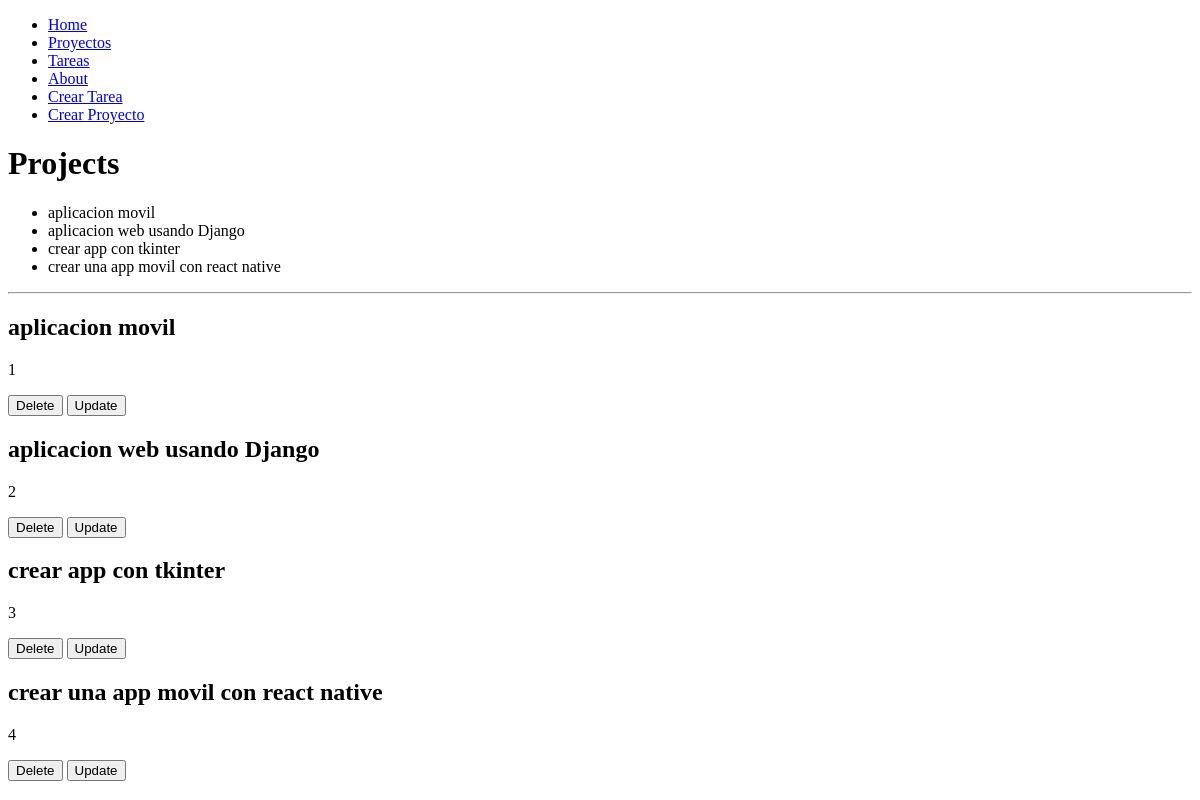
The app's page /myapp/projects/, older data.
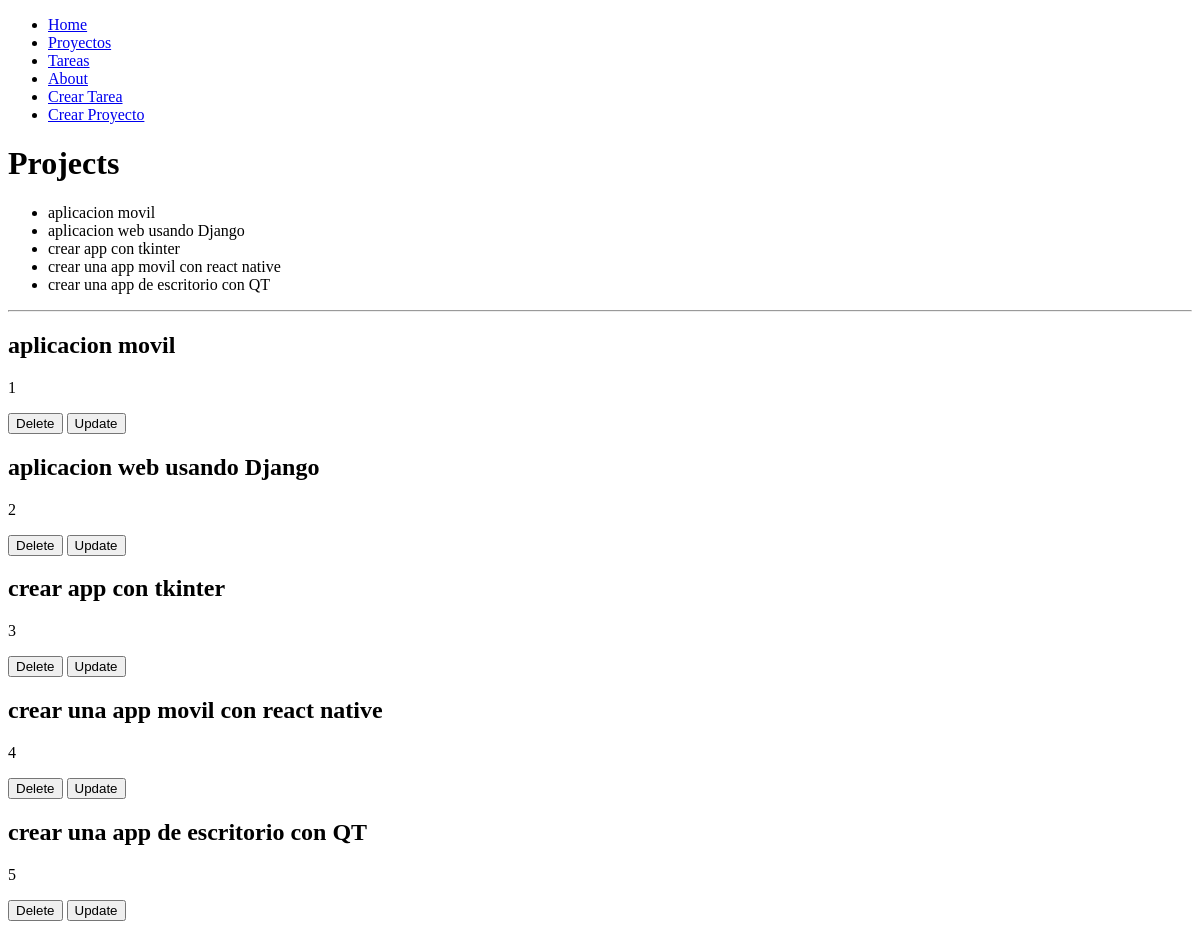
The same page, newer data.
### myapp/models.py (models this page shows)
class Project(models.Model):
    name = models.CharField(max_length=200)
    def __str__(self):
        return self.name

### myapp/views.py (the view)
# urls.py: path("projects/", views.projects, name="projects_lista"),
def projects(request):
    projects = Project.objects.all()
    return render(request, "projects/projects.html", {"projects": projects})

### myapp/templates/projects/projects.html (shortened to what this page needs)
{% extends 'layouts/base.html' %}
{%block content%}
<h1>Projects</h1>
<ul>
    {% for project in projects %}
    <li>{{ project.name }}</li>
    {% endfor %}
</ul>
<hr>
{% for project in projects %}
<article>
    <h2>{{ project.name }}</h2>
    <p>{{ project.id }}</p>
    <button type="button">Delete</button>
    <button type="button">Update</button>
</article>
{% endfor %}
{%endblock%}

Row changes from the older to the newer data that the page shows:
added Project: name "crear una app de escritorio con QT", id "5"
